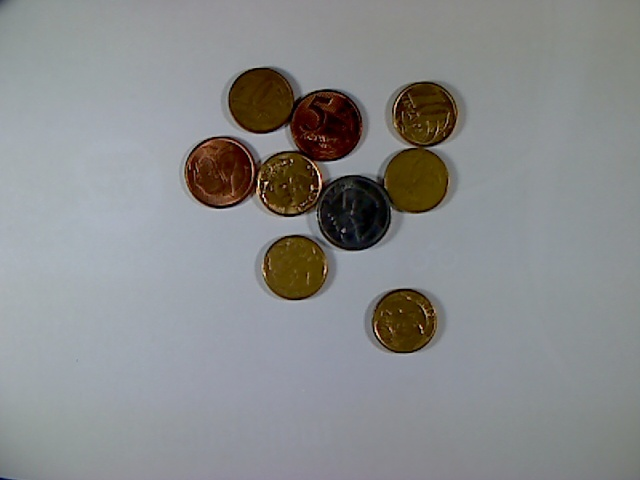
#> input picture coinImageSamps/120_1479351318.jpg, 640 x 480 px
$ python cv_coins.py --image coinImageSamps/120_1479351318.jpg --width 1.0   (older library calls are emulated)
#> lines starting #> are read from the running program, lines starting #| are printed output that depends on the picture; after the words box and inside, x2 and y2 are one past the last pixel; in counts of white or black regions, pixels touching at a corner belong together
import cv2
from scipy.spatial import distance as dist
from imutils import perspective
from imutils import contours
import numpy as np
import argparse
import imutils

def midpoint(ptA, ptB):
	return ((ptA[0] + ptB[0]) * 0.5, (ptA[1] + ptB[1]) * 0.5)

# construct the argument parse and parse the arguments
ap = argparse.ArgumentParser()
ap.add_argument("-i", "--image", required=True,
	help="path to the input image")
ap.add_argument("-w", "--width", type=float, required=True,
	help="width of the left-most object in the image (in inches)")
args = vars(ap.parse_args())

# load the image, convert it to grayscale, and blur it slightly
image = cv2.imread(args["image"])
#> image is the input picture: shape (480, 640, 3); mean B, G, R 139.6, 138.9, 137.2
gray = cv2.cvtColor(image, cv2.COLOR_BGR2GRAY)
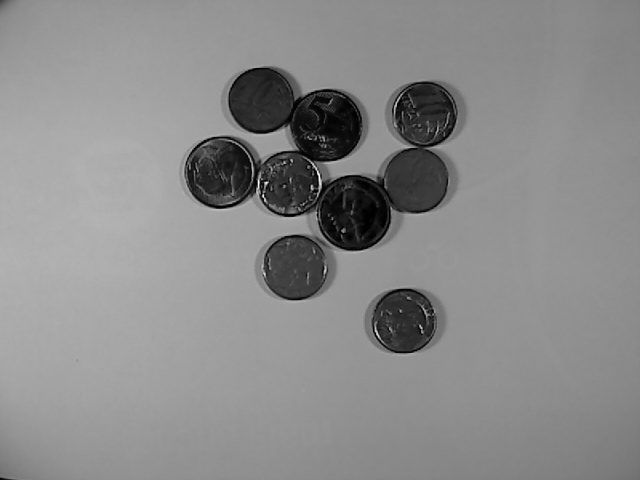
#> gray: shape (480, 640); min 0, max 253, mean 138.5
gray = cv2.GaussianBlur(gray, (7, 7), 0)

# perform edge detection, then perform a dilation + erosion to
# close gaps in between object edges
edged = cv2.Canny(gray, 50, 100)
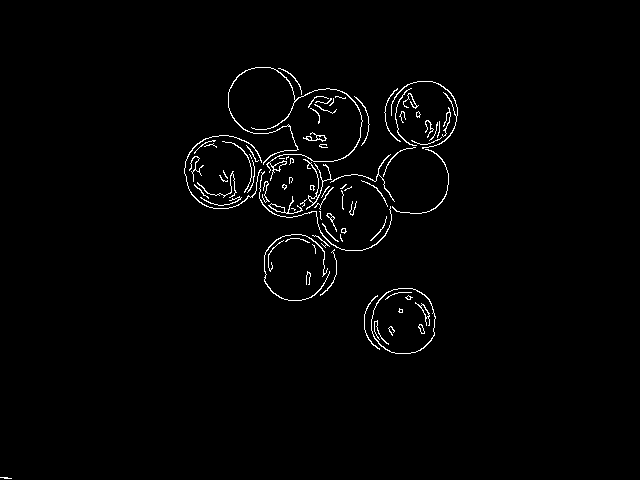
#> edged: shape (480, 640); 1.6% white in thin lines or dots, all inside (x1, y1, x2, y2) = (0, 67, 458, 479)
edged = cv2.dilate(edged, None, iterations=1)
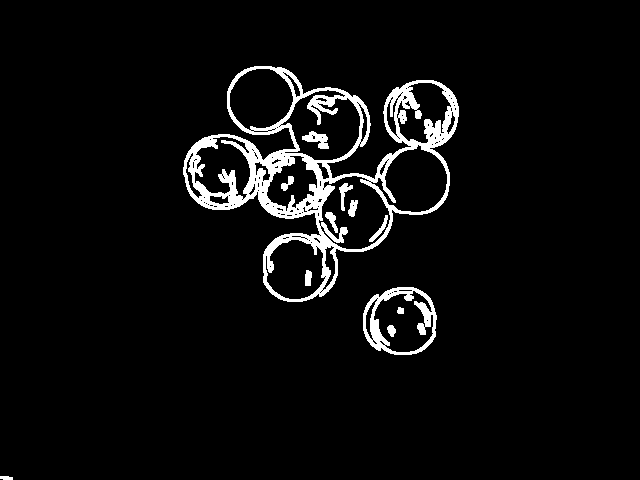
#> edged: shape (480, 640); 5% white; 12 white regions, largest, box (x1, y1, x2, y2) and area: (183, 66, 459, 302) 12596, (363, 287, 437, 355) 1614, (302, 131, 329, 149) 254
edged = cv2.erode(edged, None, iterations=1)
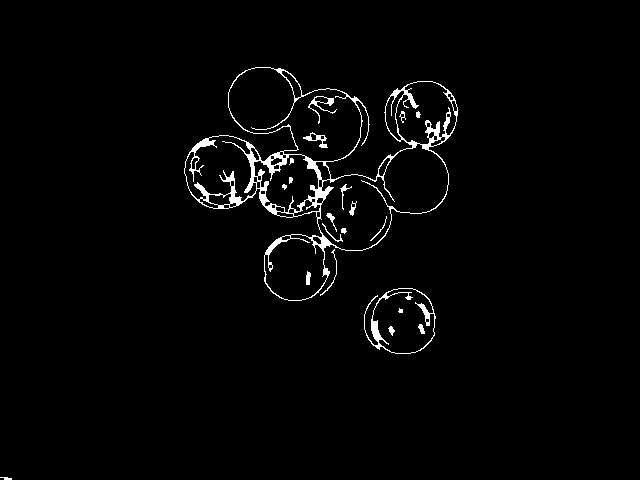
#> edged: shape (480, 640); 2.2% white; 21 white regions (1 under 20 px)

# find contours in the edge map
cnts = cv2.findContours(edged.copy(), cv2.RETR_EXTERNAL,
                        cv2.CHAIN_APPROX_SIMPLE)
#> cnts = 4 contours, 2 with area under 20; largest, box (x1, y1, x2, y2) and area: (184, 67, 458, 301) 31736, (364, 288, 436, 354) 3398
cnts = cnts[0] if imutils.is_cv2() else cnts[1]

# sort the contours from left-to-right and initialize the
# 'pixels per metric' calibration variable
(cnts, _) = contours.sort_contours(cnts)
pixelsPerMetric = None

$ run again, on coinImageSamps/150_1479429570.jpg
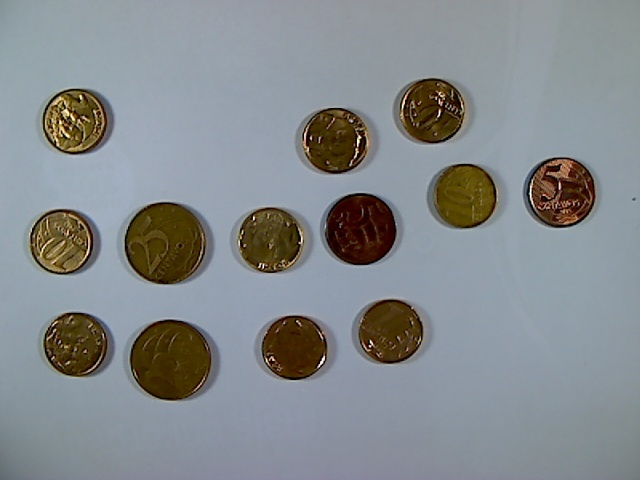
#> input picture coinImageSamps/150_1479429570.jpg, 640 x 480 px
#> image is the input picture: shape (480, 640, 3); mean B, G, R 141, 138.1, 133.1
#> `edged = cv2.Canny(gray, 50, 100)`:
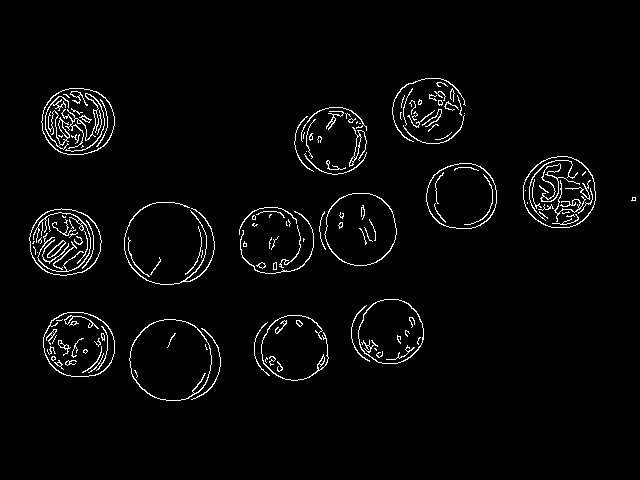
#> edged: shape (480, 640); 2.9% white in thin lines or dots, all inside (x1, y1, x2, y2) = (29, 78, 636, 401)
#> `edged = cv2.erode(edged, None, iterations=1)`:
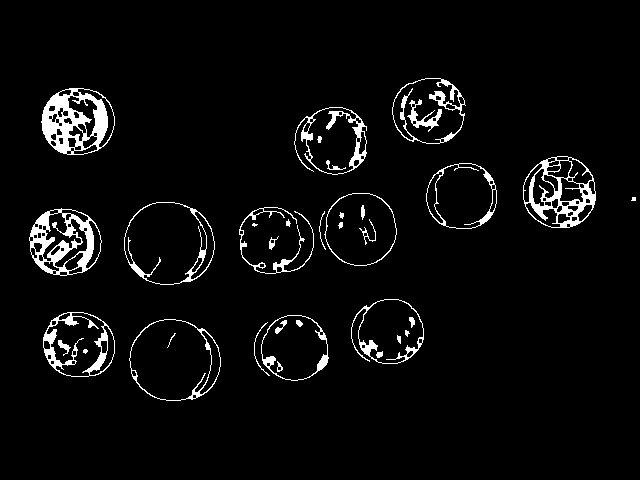
#> edged: shape (480, 640); 4.4% white; 36 white regions (3 under 20 px)
#> cnts = 19 contours, 5 with area under 20; largest, box (x1, y1, x2, y2) and area: (124, 202, 215, 285) 5922, (129, 319, 221, 401) 5846, (324, 193, 397, 266) 4108, (523, 156, 596, 228) 4096, (41, 88, 115, 155) 3870

$ run again, on coinImageSamps/15_1477788138.jpg
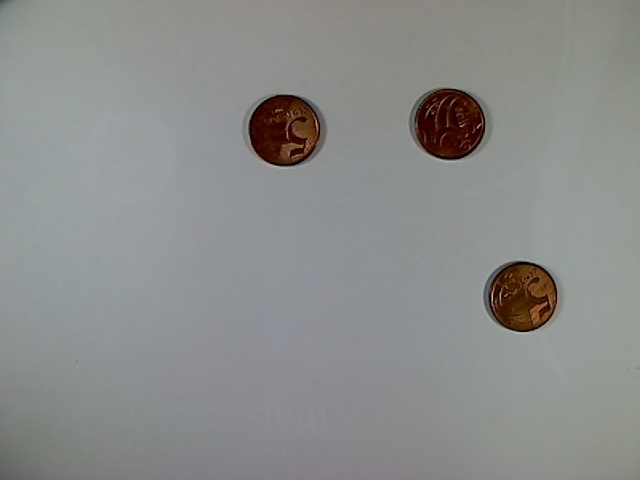
#> input picture coinImageSamps/15_1477788138.jpg, 640 x 480 px
#> image is the input picture: shape (480, 640, 3); mean B, G, R 139.7, 140.9, 139.5
#> `edged = cv2.Canny(gray, 50, 100)`:
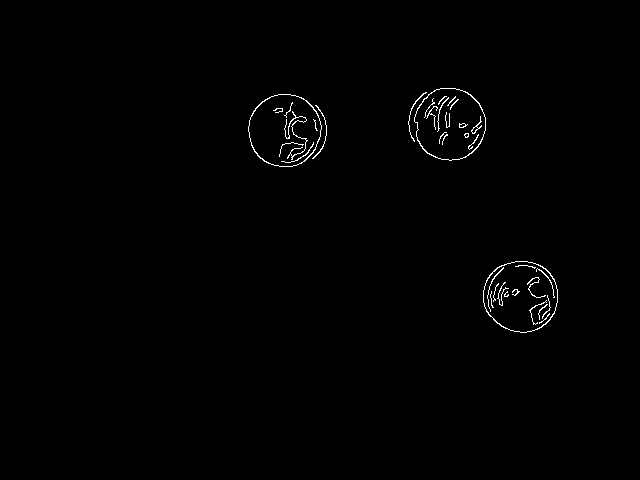
#> edged: shape (480, 640); 0.66% white in thin lines or dots, all inside (x1, y1, x2, y2) = (248, 88, 558, 333)
#> `edged = cv2.erode(edged, None, iterations=1)`:
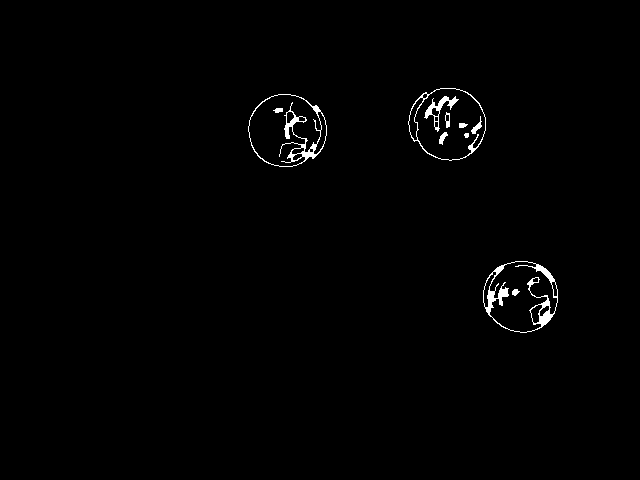
#> edged: shape (480, 640); 0.92% white; 11 white regions
#> cnts = 3 contours; box (x1, y1, x2, y2) and area: (248, 94, 327, 167) 4419, (408, 88, 486, 161) 4314, (483, 261, 558, 333) 4178

$ run again, on coinImageSamps/175_1479423522.jpg
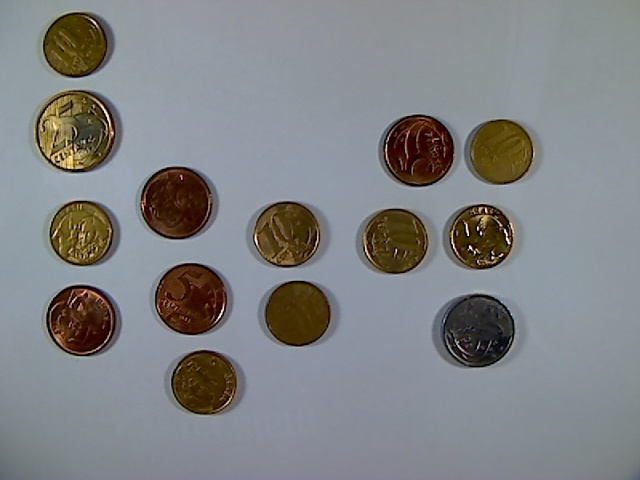
#> input picture coinImageSamps/175_1479423522.jpg, 640 x 480 px
#> image is the input picture: shape (480, 640, 3); mean B, G, R 132.4, 130.7, 128.5
#> `edged = cv2.Canny(gray, 50, 100)`:
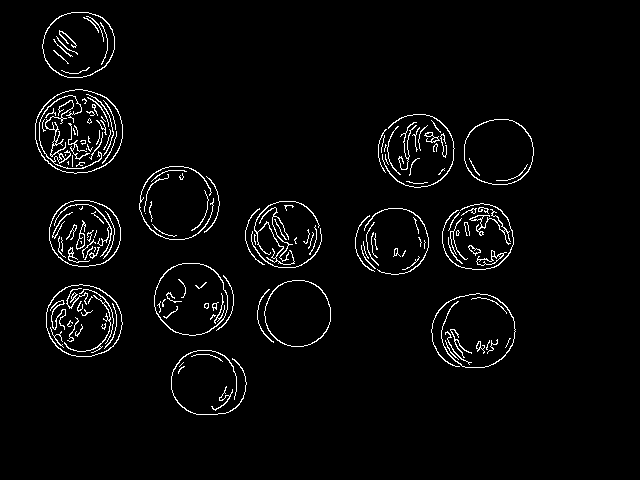
#> edged: shape (480, 640); 3.2% white in thin lines or dots, all inside (x1, y1, x2, y2) = (35, 12, 534, 415)
#> `edged = cv2.erode(edged, None, iterations=1)`:
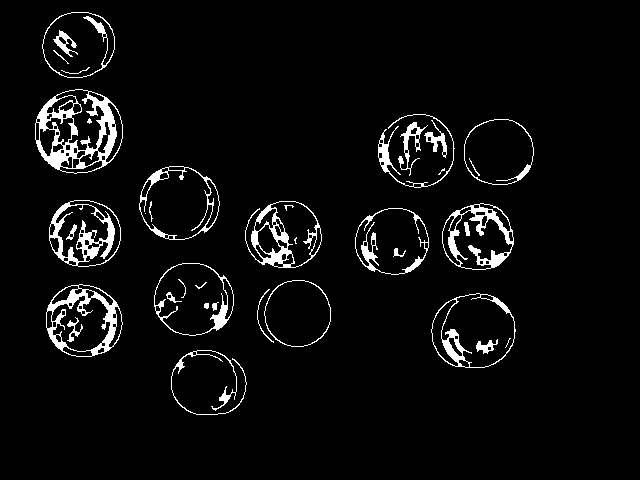
#> edged: shape (480, 640); 4.8% white; 38 white regions (5 under 20 px)
#> cnts = 18 contours, 1 with area under 20; largest, box (x1, y1, x2, y2) and area: (35, 89, 123, 174) 5800, (431, 293, 516, 368) 4940, (139, 166, 220, 240) 4586, (154, 263, 234, 336) 4496, (46, 284, 123, 357) 4326
